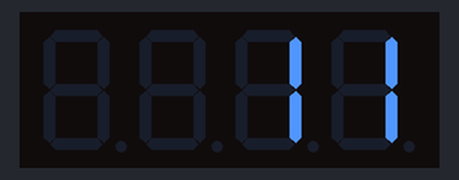
Recording of a sketch running on a simulated Arduino Mega 2560, built with avr-gcc and run on an emulated ATmega2560. Parts: 4-digit seven-segment display. Wiring (from diagram.json): 4-digit 7-segment display, segments lit when HIGH: segments pin 54, pin 55, pin 56, pin 57, pin 58, pin 59, pin 60, pin 61, pin 62, pin 63, pin 64, pin 65, pin 66, pin 67, pin 68, pin 69, pin 22, pin 23, pin 24, pin 25, pin 26, pin 27, pin 28, pin 29, pin 37, pin 36, pin 35, pin 34, pin 33, pin 32, pin 31, pin 30. The segment pins are drawn as the display they are named for.

Above: at 0.1 s.
At 4.4 s:
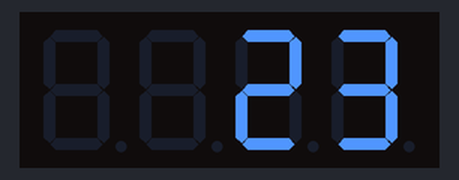
At 8.8 s:
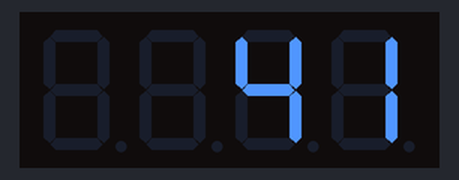
At 18.7 s:
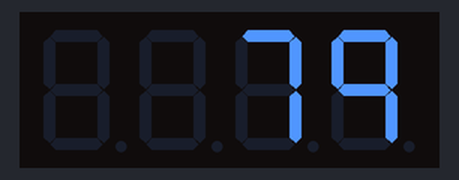
At 28.5 s:
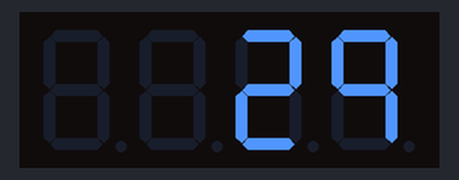
At 38.4 s:
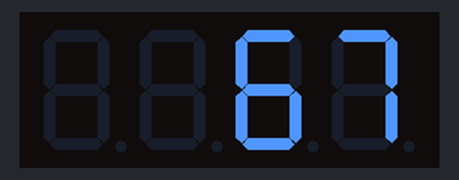

Measured:
- what the display in image 1 shows lasts 1.1 s, from 4.4 s to 5.5 s

The sketch:

sketch.ino
```cpp
//Connect FOUR 7-Segment Displays to 4 individual ports
//Display the two-digit prime numbers in loop

#include "register.h"
#include "functions.h"

#define LOWER_LIMIT 10
#define UPPER_LIMIT 99

void setup()
{
  /*Display 3 is connected to PORTF.
    Display 2 is connected to PORTK.
    Display 1 is connected to PORTA.
    Display 0 is connected to PORTC.*/

  *dirf = 0xFF;//set PORT F as o/p port .
  *dirk = 0xFF;//set PORT K as o/p port .
  *dira = 0xFF;//set PORT F as o/p port .
  *dirc = 0xFF;//set PORT K as o/p port .

  int i, k;
  int isPrime;
  volatile long j = 0;
  int digits[4];

  while (1)
  {
    for (i = LOWER_LIMIT; i <= UPPER_LIMIT; i++)
    {
      isPrime = 1;//assume every number is prime
      //check if i is prime or not
      for (k = 2; k < i; k++)
      {
        if (i % k == 0)
        {
          isPrime = 0; //i is not prime
          break;
        }
      }
      if (isPrime) //if number is prime display it.
      {
        int digits[4] = {(int)(i % 10), //ones digit
                         (int)(i  / 10), //tens degit
                        };

        *outc = display(digits[0]);//ones
        *outa = display(digits[1]);//tens
        for (j = 0; j < 500000; j++);//delay for the display
      }
    }
  }
}
```

functions.h
```cpp
// display function is used to display numbers 0 to 9 on a seven segment display
int display(int num)
{
  long int x;
  long seven_segment[] = {0x3F,//0
                          0x06,//1
                          0x5B,//2
                          0x4F,//3
                          0x66,//4
                          0x6D,//5
                          0x7D,//6
                          0x07,//7
                          0x7F,//8
                          0x67//9
                         };
  x = seven_segment[num];
  return x;
}

//display_with_dp() is used to display numbers 0 to 9 with dot pointer on a seven segment display
int display_with_dp(int num)
{
  long int x;
  long seven_segment[] = {0xBF, //0.
                          0x86,//1.
                          0xDB,//2.
                          0xCF,//3.
                          0xE6,//4.
                          0xED,//5.
                          0xFD,//6.
                          0x87,//7.
                          0xFF,//8.
                          0xE7//9.
                         };
  x = seven_segment[num];
  return x;
}
```

register.h
```cpp
  volatile char *dirf = (char*)0x30;//DDRF – Port F Data Direction Register
  volatile char *dirk = (char*)0x107;//DDRK – Port K Data Direction Register
  volatile char *dira = (char*)0x21;//DDRA – Port F Data Direction Register
  volatile char *dirc = (char*)0x27;//DDRC – Port K Data Direction Register
  volatile char *outf = (char*)0x31;//PORTF – Port F Data Register
  volatile char *outk = (char*)0x108;//PORTK – Port F Data Register
  volatile char *outa = (char*)0x22;//PORTA – Port F Data Register
  volatile char *outc = (char*)0x28;//PORTC – Port F Data Register
```
